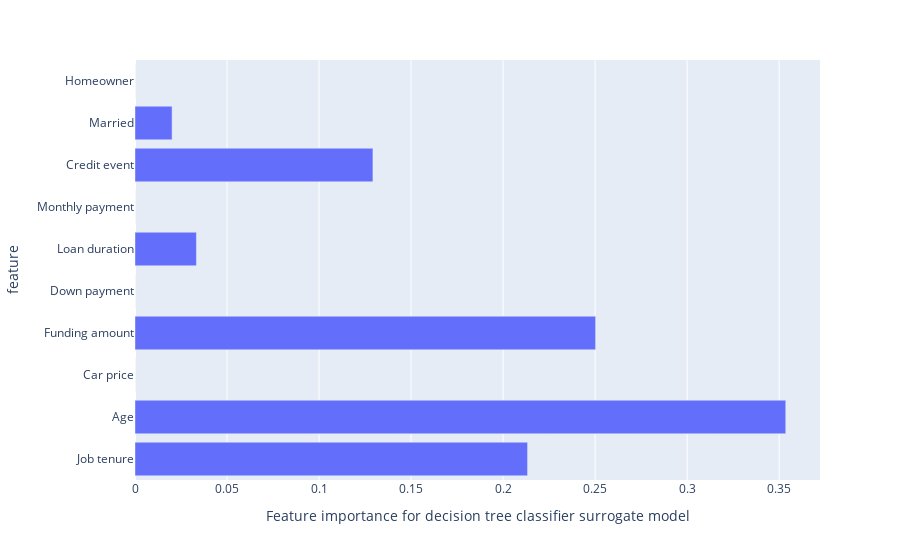

Notebook code for this chart:
### Code cell
import plotly.express as px
feature_importance = pd.DataFrame()
feature_importance['feature'] = X.columns
feature_importance['importance'] = surrogate_model_2.feature_importances_
feature_importance.sort_values(by="importance", ascending=False)

px.bar(feature_importance, "importance","feature").update_xaxes(categoryorder='min ascending', title="Feature importance for decision tree classifier surrogate model")

### Figure 1 — Plotly figure (JSON) as saved in the notebook; plotly's stock layout.template omitted (floating-point values rounded to 4 significant figures)
{"data": [{"alignmentgroup": "True", "hovertemplate": "importance=%{x}<br>feature=%{y}<extra></extra>", "legendgroup": "", "marker": {"color": "#636efa", "pattern": {"shape": ""}}, "name": "", "offsetgroup": "", "orientation": "h", "showlegend": false, "textposition": "auto", "type": "bar", "x": [0.2133, 0.3536, 0, 0.2503, 0, 0.03338, 0, 0.1293, 0.02015, 0], "xaxis": "x", "y": ["Job tenure", "Age", "Car price", "Funding amount", "Down payment", "Loan duration", "Monthly payment", "Credit event", "Married", "Homeowner"], "yaxis": "y"}], "layout": {"barmode": "relative", "legend": {"tracegroupgap": 0}, "margin": {"t": 60}, "xaxis": {"anchor": "y", "categoryorder": "min ascending", "domain": [0, 1], "title": {"text": "Feature importance for decision tree classifier surrogate model"}}, "yaxis": {"anchor": "x", "domain": [0, 1], "title": {"text": "feature"}}}}
